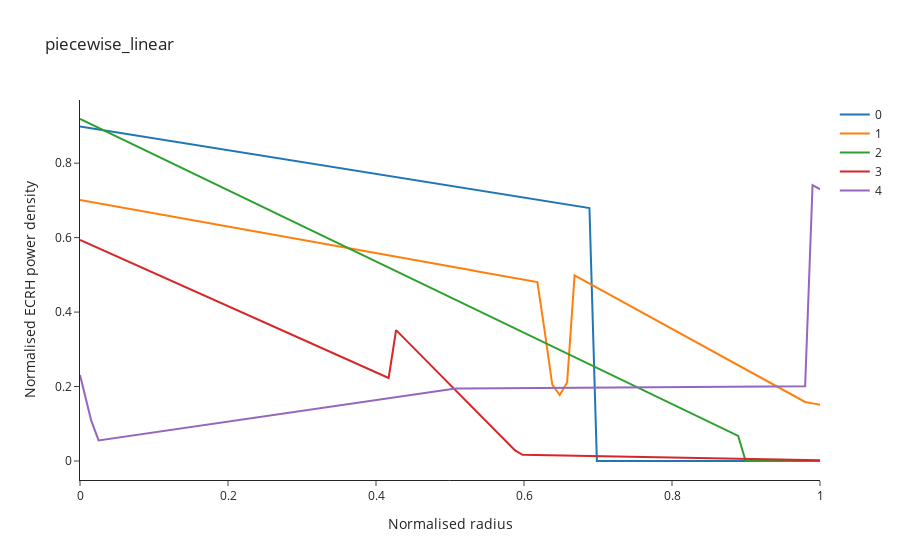
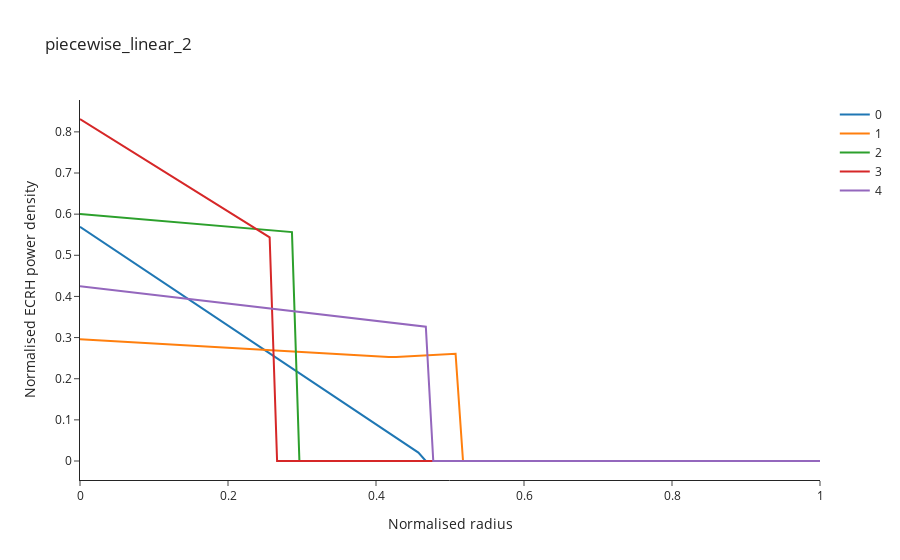
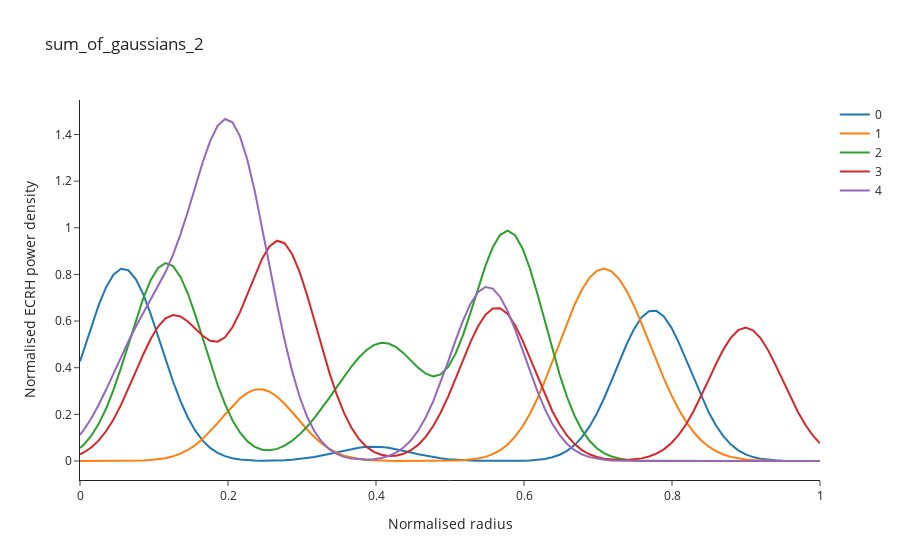

These figures' notebook cell, in order:
### Markdown cell above
Example random parameterisations:

### Code cell
for f, n_params in f_dict.items():
    figure = go.Figure()
    for i in range(5):
        figure.add_trace(
            go.Scatter(
                x=xrho,
                y=f(xrho, np.random.rand(n_params)),
                name=str(i)
            )
        )
    figure.update_layout(
        title=f.__name__,
        xaxis_title="Normalised radius",
        yaxis_title="Normalised ECRH power density"
    )
    figure.show()
